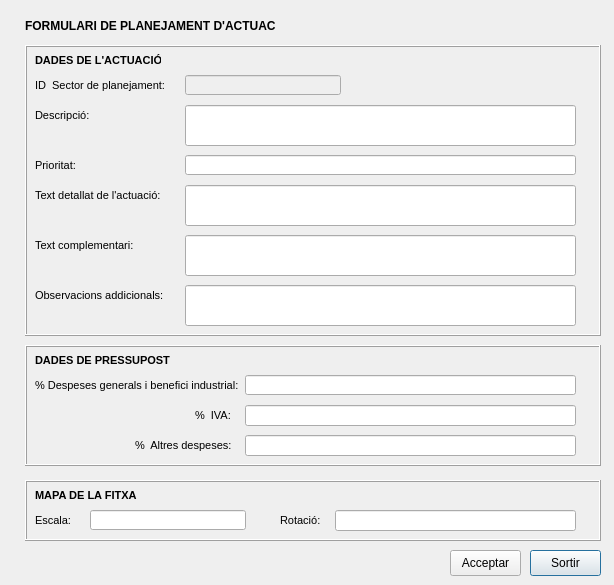
<?xml version="1.0" encoding="UTF-8"?>
<ui version="4.0">
 <class>Dialog</class>
 <widget class="QDialog" name="Dialog">
  <property name="geometry">
   <rect>
    <x>0</x>
    <y>0</y>
    <width>614</width>
    <height>585</height>
   </rect>
  </property>
  <property name="windowTitle">
   <string>Dialog</string>
  </property>
  <widget class="QLabel" name="psector_id_label">
   <property name="geometry">
    <rect>
     <x>35</x>
     <y>75</y>
     <width>141</width>
     <height>21</height>
    </rect>
   </property>
   <property name="font">
    <font>
     <family>Arial</family>
     <pointsize>8</pointsize>
     <weight>50</weight>
     <bold>false</bold>
    </font>
   </property>
   <property name="text">
    <string>ID  Sector de planejament:</string>
   </property>
  </widget>
  <widget class="QLineEdit" name="psector_id">
   <property name="enabled">
    <bool>false</bool>
   </property>
   <property name="geometry">
    <rect>
     <x>185</x>
     <y>75</y>
     <width>156</width>
     <height>20</height>
    </rect>
   </property>
   <property name="font">
    <font>
     <family>Arial</family>
     <italic>true</italic>
    </font>
   </property>
   <property name="text">
    <string/>
   </property>
   <property name="maxLength">
    <number>500</number>
   </property>
   <property name="echoMode">
    <enum>QLineEdit::Normal</enum>
   </property>
  </widget>
  <widget class="QLabel" name="eje_id_label_2">
   <property name="geometry">
    <rect>
     <x>25</x>
     <y>15</y>
     <width>251</width>
     <height>21</height>
    </rect>
   </property>
   <property name="font">
    <font>
     <family>Arial</family>
     <pointsize>9</pointsize>
     <weight>75</weight>
     <bold>true</bold>
    </font>
   </property>
   <property name="text">
    <string>FORMULARI DE PLANEJAMENT D'ACTUACIÓ</string>
   </property>
  </widget>
  <widget class="QLabel" name="descript_label">
   <property name="geometry">
    <rect>
     <x>35</x>
     <y>105</y>
     <width>136</width>
     <height>21</height>
    </rect>
   </property>
   <property name="font">
    <font>
     <family>Arial</family>
     <pointsize>8</pointsize>
     <weight>50</weight>
     <bold>false</bold>
    </font>
   </property>
   <property name="text">
    <string>Descripció:</string>
   </property>
  </widget>
  <widget class="QLineEdit" name="descript">
   <property name="enabled">
    <bool>true</bool>
   </property>
   <property name="geometry">
    <rect>
     <x>185</x>
     <y>105</y>
     <width>391</width>
     <height>41</height>
    </rect>
   </property>
   <property name="font">
    <font>
     <family>Arial</family>
     <italic>true</italic>
    </font>
   </property>
   <property name="text">
    <string/>
   </property>
   <property name="maxLength">
    <number>254</number>
   </property>
   <property name="alignment">
    <set>Qt::AlignLeading|Qt::AlignLeft|Qt::AlignTop</set>
   </property>
  </widget>
  <widget class="QLabel" name="priority_label">
   <property name="geometry">
    <rect>
     <x>35</x>
     <y>155</y>
     <width>141</width>
     <height>21</height>
    </rect>
   </property>
   <property name="font">
    <font>
     <family>Arial</family>
     <pointsize>8</pointsize>
     <weight>50</weight>
     <bold>false</bold>
    </font>
   </property>
   <property name="text">
    <string>Prioritat:</string>
   </property>
  </widget>
  <widget class="QLineEdit" name="priority">
   <property name="enabled">
    <bool>true</bool>
   </property>
   <property name="geometry">
    <rect>
     <x>185</x>
     <y>155</y>
     <width>391</width>
     <height>20</height>
    </rect>
   </property>
   <property name="font">
    <font>
     <family>Arial</family>
     <italic>true</italic>
    </font>
   </property>
   <property name="text">
    <string/>
   </property>
   <property name="maxLength">
    <number>16</number>
   </property>
  </widget>
  <widget class="QLabel" name="text1_label">
   <property name="geometry">
    <rect>
     <x>35</x>
     <y>185</y>
     <width>136</width>
     <height>21</height>
    </rect>
   </property>
   <property name="font">
    <font>
     <family>Arial</family>
     <pointsize>8</pointsize>
     <weight>50</weight>
     <bold>false</bold>
    </font>
   </property>
   <property name="text">
    <string>Text detallat de l'actuació:</string>
   </property>
  </widget>
  <widget class="QLineEdit" name="text1">
   <property name="enabled">
    <bool>true</bool>
   </property>
   <property name="geometry">
    <rect>
     <x>185</x>
     <y>185</y>
     <width>391</width>
     <height>41</height>
    </rect>
   </property>
   <property name="font">
    <font>
     <family>Arial</family>
     <italic>true</italic>
    </font>
   </property>
   <property name="text">
    <string/>
   </property>
   <property name="maxLength">
    <number>254</number>
   </property>
   <property name="alignment">
    <set>Qt::AlignLeading|Qt::AlignLeft|Qt::AlignTop</set>
   </property>
  </widget>
  <widget class="QLabel" name="text2_label">
   <property name="geometry">
    <rect>
     <x>35</x>
     <y>235</y>
     <width>141</width>
     <height>21</height>
    </rect>
   </property>
   <property name="font">
    <font>
     <family>Arial</family>
     <pointsize>8</pointsize>
     <weight>50</weight>
     <bold>false</bold>
    </font>
   </property>
   <property name="text">
    <string>Text complementari:</string>
   </property>
  </widget>
  <widget class="QLineEdit" name="text2">
   <property name="enabled">
    <bool>true</bool>
   </property>
   <property name="geometry">
    <rect>
     <x>185</x>
     <y>235</y>
     <width>391</width>
     <height>41</height>
    </rect>
   </property>
   <property name="font">
    <font>
     <family>Arial</family>
     <italic>true</italic>
    </font>
   </property>
   <property name="text">
    <string/>
   </property>
   <property name="maxLength">
    <number>254</number>
   </property>
   <property name="alignment">
    <set>Qt::AlignLeading|Qt::AlignLeft|Qt::AlignTop</set>
   </property>
  </widget>
  <widget class="QLabel" name="observ_label">
   <property name="geometry">
    <rect>
     <x>35</x>
     <y>285</y>
     <width>136</width>
     <height>21</height>
    </rect>
   </property>
   <property name="font">
    <font>
     <family>Arial</family>
     <pointsize>8</pointsize>
     <weight>50</weight>
     <bold>false</bold>
    </font>
   </property>
   <property name="text">
    <string>Observacions addicionals:</string>
   </property>
  </widget>
  <widget class="QLineEdit" name="observ">
   <property name="enabled">
    <bool>true</bool>
   </property>
   <property name="geometry">
    <rect>
     <x>185</x>
     <y>285</y>
     <width>391</width>
     <height>41</height>
    </rect>
   </property>
   <property name="font">
    <font>
     <family>Arial</family>
     <italic>true</italic>
    </font>
   </property>
   <property name="text">
    <string/>
   </property>
   <property name="maxLength">
    <number>254</number>
   </property>
   <property name="alignment">
    <set>Qt::AlignLeading|Qt::AlignLeft|Qt::AlignTop</set>
   </property>
  </widget>
  <widget class="QFrame" name="frame">
   <property name="geometry">
    <rect>
     <x>25</x>
     <y>45</y>
     <width>576</width>
     <height>291</height>
    </rect>
   </property>
   <property name="frameShape">
    <enum>QFrame::Box</enum>
   </property>
   <property name="frameShadow">
    <enum>QFrame::Raised</enum>
   </property>
   <widget class="QLabel" name="label_dades_actuacio">
    <property name="geometry">
     <rect>
      <x>10</x>
      <y>5</y>
      <width>126</width>
      <height>21</height>
     </rect>
    </property>
    <property name="font">
     <font>
      <family>Arial</family>
      <pointsize>8</pointsize>
      <weight>75</weight>
      <bold>true</bold>
     </font>
    </property>
    <property name="text">
     <string>DADES DE L'ACTUACIÓ</string>
    </property>
   </widget>
  </widget>
  <widget class="QFrame" name="frame_2">
   <property name="geometry">
    <rect>
     <x>25</x>
     <y>480</y>
     <width>576</width>
     <height>61</height>
    </rect>
   </property>
   <property name="frameShape">
    <enum>QFrame::Box</enum>
   </property>
   <property name="frameShadow">
    <enum>QFrame::Raised</enum>
   </property>
   <widget class="QLabel" name="dades_mapa_fitxa">
    <property name="geometry">
     <rect>
      <x>10</x>
      <y>5</y>
      <width>146</width>
      <height>21</height>
     </rect>
    </property>
    <property name="font">
     <font>
      <family>Arial</family>
      <pointsize>8</pointsize>
      <weight>75</weight>
      <bold>true</bold>
     </font>
    </property>
    <property name="text">
     <string>MAPA DE LA FITXA</string>
    </property>
   </widget>
   <widget class="QLineEdit" name="rotation">
    <property name="enabled">
     <bool>true</bool>
    </property>
    <property name="geometry">
     <rect>
      <x>310</x>
      <y>30</y>
      <width>241</width>
      <height>21</height>
     </rect>
    </property>
    <property name="font">
     <font>
      <family>Arial</family>
      <italic>true</italic>
     </font>
    </property>
    <property name="text">
     <string/>
    </property>
    <property name="alignment">
     <set>Qt::AlignLeading|Qt::AlignLeft|Qt::AlignTop</set>
    </property>
   </widget>
   <widget class="QLabel" name="rotation_label">
    <property name="geometry">
     <rect>
      <x>255</x>
      <y>30</y>
      <width>46</width>
      <height>21</height>
     </rect>
    </property>
    <property name="font">
     <font>
      <family>Arial</family>
      <pointsize>8</pointsize>
      <weight>50</weight>
      <bold>false</bold>
     </font>
    </property>
    <property name="text">
     <string>Rotació:</string>
    </property>
   </widget>
   <widget class="QLabel" name="scale_label">
    <property name="geometry">
     <rect>
      <x>10</x>
      <y>30</y>
      <width>51</width>
      <height>21</height>
     </rect>
    </property>
    <property name="font">
     <font>
      <family>Arial</family>
      <pointsize>8</pointsize>
      <weight>50</weight>
      <bold>false</bold>
     </font>
    </property>
    <property name="text">
     <string>Escala:</string>
    </property>
   </widget>
   <widget class="QLineEdit" name="scale">
    <property name="enabled">
     <bool>true</bool>
    </property>
    <property name="geometry">
     <rect>
      <x>65</x>
      <y>30</y>
      <width>156</width>
      <height>20</height>
     </rect>
    </property>
    <property name="font">
     <font>
      <family>Arial</family>
      <italic>true</italic>
     </font>
    </property>
    <property name="text">
     <string/>
    </property>
    <property name="echoMode">
     <enum>QLineEdit::Normal</enum>
    </property>
   </widget>
  </widget>
  <widget class="QFrame" name="frame_3">
   <property name="geometry">
    <rect>
     <x>25</x>
     <y>345</y>
     <width>576</width>
     <height>121</height>
    </rect>
   </property>
   <property name="frameShape">
    <enum>QFrame::Box</enum>
   </property>
   <property name="frameShadow">
    <enum>QFrame::Raised</enum>
   </property>
   <widget class="QLabel" name="label_dades_press">
    <property name="geometry">
     <rect>
      <x>10</x>
      <y>5</y>
      <width>146</width>
      <height>21</height>
     </rect>
    </property>
    <property name="font">
     <font>
      <family>Arial</family>
      <pointsize>8</pointsize>
      <weight>75</weight>
      <bold>true</bold>
     </font>
    </property>
    <property name="text">
     <string>DADES DE PRESSUPOST</string>
    </property>
   </widget>
   <widget class="QLineEdit" name="vat">
    <property name="enabled">
     <bool>true</bool>
    </property>
    <property name="geometry">
     <rect>
      <x>220</x>
      <y>60</y>
      <width>331</width>
      <height>21</height>
     </rect>
    </property>
    <property name="font">
     <font>
      <family>Arial</family>
      <italic>true</italic>
     </font>
    </property>
    <property name="text">
     <string/>
    </property>
    <property name="alignment">
     <set>Qt::AlignLeading|Qt::AlignLeft|Qt::AlignTop</set>
    </property>
   </widget>
   <widget class="QLabel" name="vat_label">
    <property name="geometry">
     <rect>
      <x>170</x>
      <y>60</y>
      <width>41</width>
      <height>21</height>
     </rect>
    </property>
    <property name="font">
     <font>
      <family>Arial</family>
      <pointsize>8</pointsize>
      <weight>50</weight>
      <bold>false</bold>
     </font>
    </property>
    <property name="text">
     <string>%  IVA:</string>
    </property>
   </widget>
   <widget class="QLineEdit" name="other">
    <property name="enabled">
     <bool>true</bool>
    </property>
    <property name="geometry">
     <rect>
      <x>220</x>
      <y>90</y>
      <width>331</width>
      <height>21</height>
     </rect>
    </property>
    <property name="font">
     <font>
      <family>Arial</family>
      <italic>true</italic>
     </font>
    </property>
    <property name="text">
     <string/>
    </property>
    <property name="alignment">
     <set>Qt::AlignLeading|Qt::AlignLeft|Qt::AlignTop</set>
    </property>
   </widget>
   <widget class="QLabel" name="other_label">
    <property name="geometry">
     <rect>
      <x>110</x>
      <y>90</y>
      <width>101</width>
      <height>21</height>
     </rect>
    </property>
    <property name="font">
     <font>
      <family>Arial</family>
      <pointsize>8</pointsize>
      <weight>50</weight>
      <bold>false</bold>
     </font>
    </property>
    <property name="text">
     <string>%  Altres despeses:</string>
    </property>
   </widget>
   <widget class="QLineEdit" name="gexpenses">
    <property name="enabled">
     <bool>true</bool>
    </property>
    <property name="geometry">
     <rect>
      <x>220</x>
      <y>30</y>
      <width>331</width>
      <height>20</height>
     </rect>
    </property>
    <property name="font">
     <font>
      <family>Arial</family>
      <italic>true</italic>
     </font>
    </property>
    <property name="text">
     <string/>
    </property>
    <property name="echoMode">
     <enum>QLineEdit::Normal</enum>
    </property>
   </widget>
   <widget class="QLabel" name="gexpenses_label">
    <property name="geometry">
     <rect>
      <x>10</x>
      <y>30</y>
      <width>211</width>
      <height>21</height>
     </rect>
    </property>
    <property name="font">
     <font>
      <family>Arial</family>
      <pointsize>8</pointsize>
      <weight>50</weight>
      <bold>false</bold>
     </font>
    </property>
    <property name="text">
     <string>% Despeses generals i benefici industrial:</string>
    </property>
   </widget>
   <widget class="QLabel" name="label_price_compost">
    <property name="geometry">
     <rect>
      <x>350</x>
      <y>90</y>
      <width>171</width>
      <height>31</height>
     </rect>
    </property>
    <property name="font">
     <font>
      <family>Arial</family>
      <pointsize>7</pointsize>
      <weight>50</weight>
      <italic>true</italic>
      <bold>false</bold>
     </font>
    </property>
    <property name="text">
     <string/>
    </property>
    <property name="textFormat">
     <enum>Qt::AutoText</enum>
    </property>
    <property name="alignment">
     <set>Qt::AlignLeading|Qt::AlignLeft|Qt::AlignTop</set>
    </property>
    <property name="wordWrap">
     <bool>true</bool>
    </property>
   </widget>
  </widget>
  <widget class="QPushButton" name="btn_close">
   <property name="geometry">
    <rect>
     <x>530</x>
     <y>550</y>
     <width>71</width>
     <height>26</height>
    </rect>
   </property>
   <property name="text">
    <string>Sortir</string>
   </property>
  </widget>
  <widget class="QPushButton" name="btn_accept">
   <property name="geometry">
    <rect>
     <x>450</x>
     <y>550</y>
     <width>71</width>
     <height>26</height>
    </rect>
   </property>
   <property name="text">
    <string>Acceptar</string>
   </property>
  </widget>
  <zorder>frame_3</zorder>
  <zorder>frame_2</zorder>
  <zorder>frame</zorder>
  <zorder>psector_id_label</zorder>
  <zorder>psector_id</zorder>
  <zorder>eje_id_label_2</zorder>
  <zorder>descript_label</zorder>
  <zorder>descript</zorder>
  <zorder>priority_label</zorder>
  <zorder>priority</zorder>
  <zorder>text1_label</zorder>
  <zorder>text1</zorder>
  <zorder>text2_label</zorder>
  <zorder>text2</zorder>
  <zorder>observ_label</zorder>
  <zorder>observ</zorder>
  <zorder>btn_close</zorder>
  <zorder>btn_accept</zorder>
 </widget>
 <resources/>
 <connections/>
</ui>
